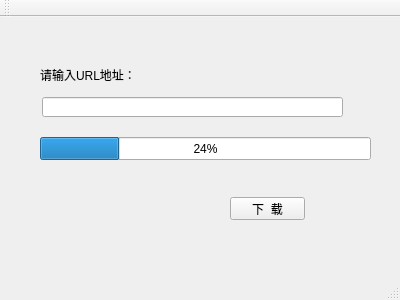
<?xml version="1.0" encoding="UTF-8"?>
<ui version="4.0">
 <class>MainWindow</class>
 <widget class="QMainWindow" name="MainWindow">
  <property name="geometry">
   <rect>
    <x>0</x>
    <y>0</y>
    <width>400</width>
    <height>300</height>
   </rect>
  </property>
  <property name="windowTitle">
   <string>MainWindow</string>
  </property>
  <widget class="QWidget" name="centralWidget">
   <widget class="QLabel" name="label">
    <property name="geometry">
     <rect>
      <x>40</x>
      <y>50</y>
      <width>151</width>
      <height>16</height>
     </rect>
    </property>
    <property name="text">
     <string>请输入URL地址：</string>
    </property>
   </widget>
   <widget class="QLineEdit" name="lineEdit">
    <property name="geometry">
     <rect>
      <x>42</x>
      <y>80</y>
      <width>301</width>
      <height>20</height>
     </rect>
    </property>
   </widget>
   <widget class="QProgressBar" name="progressBar">
    <property name="geometry">
     <rect>
      <x>40</x>
      <y>120</y>
      <width>331</width>
      <height>23</height>
     </rect>
    </property>
    <property name="value">
     <number>24</number>
    </property>
   </widget>
   <widget class="QPushButton" name="pushButton">
    <property name="geometry">
     <rect>
      <x>230</x>
      <y>180</y>
      <width>75</width>
      <height>23</height>
     </rect>
    </property>
    <property name="text">
     <string>下  载</string>
    </property>
   </widget>
  </widget>
  <widget class="QMenuBar" name="menuBar">
   <property name="geometry">
    <rect>
     <x>0</x>
     <y>0</y>
     <width>400</width>
     <height>23</height>
    </rect>
   </property>
  </widget>
  <widget class="QToolBar" name="mainToolBar">
   <attribute name="toolBarArea">
    <enum>TopToolBarArea</enum>
   </attribute>
   <attribute name="toolBarBreak">
    <bool>false</bool>
   </attribute>
  </widget>
  <widget class="QStatusBar" name="statusBar"/>
 </widget>
 <layoutdefault spacing="6" margin="11"/>
 <resources/>
 <connections/>
</ui>
